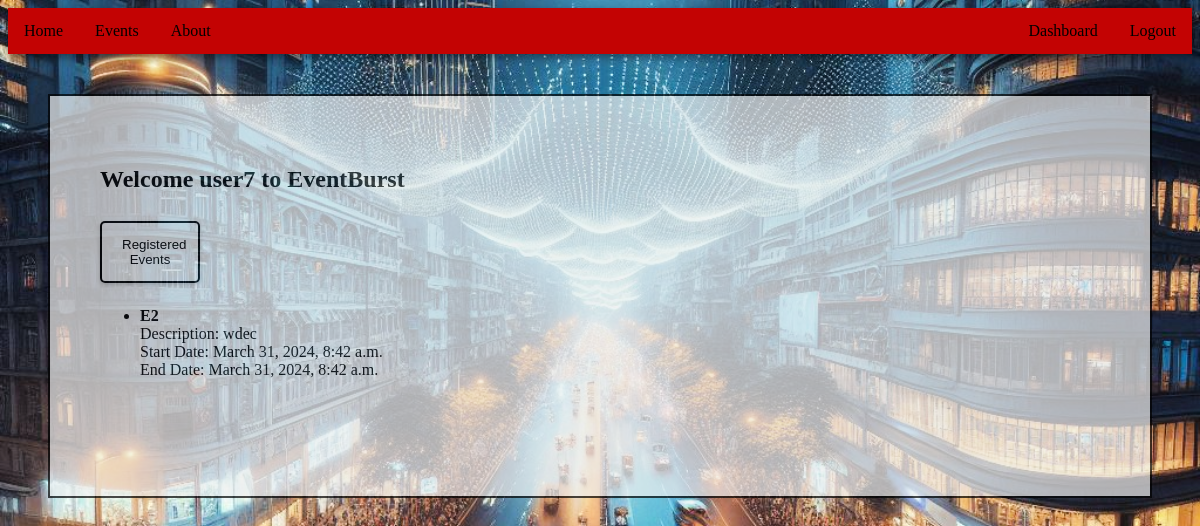
The app's page /dashboard/ (signed in) with its own data.
### eb/models.py (models this page shows, shortened)
class Event(models.Model):
    title = models.CharField(max_length=100)
    description = models.TextField()
    start_date = models.DateTimeField()
    end_date = models.DateTimeField()
    is_current = models.BooleanField(default=False)
    image = models.ImageField(upload_to='event_images/', null=True, blank=True)

### eb/views.py (the view)
# urls.py: path('dashboard/', views.dashboard, name='dashboard'),
@login_required
def dashboard(request):
    username = request.user.username
    past_events = Event.objects.filter(end_date__lt=timezone.now(), is_current=False)
    current_events = Event.objects.filter(is_current=True)
    upcoming_events = Event.objects.filter(start_date__gt=timezone.now(), is_current=False)
    registered_events = Event.objects.filter(eventregistration__user=request.user)
    return render(request, 'dashboard.html', {'past_events': past_events, 'current_events': current_events, 'upcoming_events': upcoming_events, 'registered_events': registered_events, 'username': username})

### eb/templates/dashboard.html (shortened to what this page needs)
{% extends 'base.html' %}
{% block content %}
<div class="container">
  <h2>Welcome {{ username }} to EventBurst</h2>
  <a href="{% url 'registered_events' %}"> <button>Registered Events</button> </a>
  <ul>
    {% for event in registered_events %}
      <li>
        <strong>{{ registered_events.0.title }}</strong><br>
        Description: {{ registered_events.0.description }}<br>
        Start Date: {{ registered_events.0.start_date }}<br>
        End Date: {{ registered_events.0.end_date }}<br>
      </li>
    {% endfor %}
  </ul>
</div>
{% endblock %}

### eb/static/style.css (style rules this page uses)
button { background-color: transparent; color: rgb(0, 0, 0); padding: 14px 20px; margin: 8px 0; border: 2px solid rgb(0, 0, 0); cursor: pointer; width: 10%; border-radius: 5px; box-shadow: 0px 2px 4px rgba(0, 0, 0, 0.2); transition: transform 0.2s; }
.container { max-width: 120%; height: 300px; margin: 20px; padding: 50px; border: 2px solid #000; background-size: cover; background-position: center; background-color: #f0f0f0; opacity: 0.7; }

### records on screen
Event: title "E2", description "wdec", start_date "March 31, 2024, 8:42 a.m.", end_date "March 31, 2024, 8:42 a.m."

### other values on screen
{{ username }} "user7"
